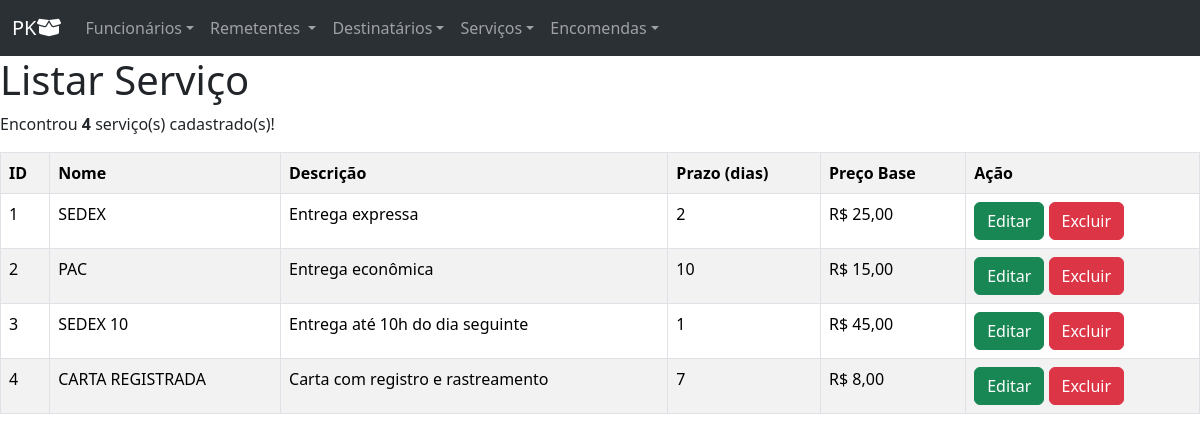
/?page=listar-servico, run on the app's committed database.
### tables this page shows
CREATE TABLE IF NOT EXISTS `tipo_servico` (
  `id_tipo_servico` INT NOT NULL AUTO_INCREMENT,
  `nome_servico` VARCHAR(50) NOT NULL,
  `descricao` VARCHAR(200) NULL,
  `prazo_dias` INT NULL,
  `preco_base` DECIMAL(10,2) NULL,
  PRIMARY KEY (`id_tipo_servico`));

### listar-servico.php (the view)
<h1>Listar Serviço</h1>
<?php
	$sql = "SELECT * FROM tipo_servico";
	$res = $conn->query($sql);
	$qtd = $res->num_rows;
	if ($qtd > 0) {
		print "<p>Encontrou <b>$qtd</b> serviço(s) cadastrado(s)!</p>";
		print "<table class='table table-bordered table-striped table-hover'>";
		print "<tr>";
		print "<th>ID</th>";
		print "<th>Nome</th>";
		print "<th>Descrição</th>";
		print "<th>Prazo (dias)</th>";
		print "<th>Preço Base</th>";
		print "<th>Ação</th>";
		print "</tr>";
		while ($row = $res->fetch_object()) {
			$preco = $row->preco_base ? 'R$ ' . number_format($row->preco_base, 2, ',', '.') : '-';
			print "<tr>";
			print "<td>".$row->id_tipo_servico."</td>";
			print "<td>".$row->nome_servico."</td>";
			print "<td>".($row->descricao ? $row->descricao : '-')."</td>";
			print "<td>".($row->prazo_dias ? $row->prazo_dias : '-')."</td>";
			print "<td>".$preco."</td>";
			print "<td>
				<button class='btn btn-success' onclick=\"location.href='?page=editar-servico&id_tipo_servico={$row->id_tipo_servico}';\">Editar</button>
				<button class='btn btn-danger' onclick=\"if(confirm('Tem certeza que deseja excluir?')){location.href='?page=salvar-servico&acao=excluir&id_tipo_servico={$row->id_tipo_servico}';}else{false}\">Excluir</button>
				</td>";
			print "</tr>";
		}
		print "</table>";
	} else {
		print "<p class='alert alert-warning'>Não há serviços cadastrados.</p>";
	}
?>

### index.php (shortened to what this page needs)
<!DOCTYPE html>
<html>
<head>
    <link rel="stylesheet" type="text/css" href="css/bootstrap.min.css">
    <link rel="stylesheet" href="https://cdnjs.cloudflare.com/ajax/libs/font-awesome/6.5.1/css/all.min.css">
</head>
<body>
  <nav class="navbar navbar-expand-lg bg-body-tertiary bg-dark" data-bs-theme="dark">
    <div class="container-fluid">
      <a class="navbar-brand" href="index.php">PK<i class="fa-solid fa-box-open"></i></a>
      <div class="collapse navbar-collapse" id="navbarSupportedContent">
        <ul class="navbar-nav me-auto mb-2 mb-lg-0">
          <li class="nav-item dropdown">
            <a class="nav-link dropdown-toggle" href="#" role="button" data-bs-toggle="dropdown" aria-expanded="false">Funcionários</a>
          </li>
          <li class="nav-item dropdown">
            <a class="nav-link dropdown-toggle" href="#" role="button" data-bs-toggle="dropdown" aria-expanded="false">
              Remetentes
            </a>
          </li>
          <li class="nav-item dropdown">
            <a class="nav-link dropdown-toggle" href="#" role="button" data-bs-toggle="dropdown" aria-expanded="false">Destinatários</a>
          </li>
          <li class="nav-item dropdown">
            <a class="nav-link dropdown-toggle" href="#" role="button" data-bs-toggle="dropdown" aria-expanded="false">Serviços</a>
          </li>
          <li class="nav-item dropdown">
            <a class="nav-link dropdown-toggle" href="#" role="button" data-bs-toggle="dropdown" aria-expanded="false">Encomendas</a>
          </li>
        </ul>
      </div>
    </div>
  </nav>
  <nav>
    <div class="conteiner mb-3">
      <div class="row">
        <div class="col">
          <?php
          include('config.php');
          switch (@$_REQUEST['page']) {
              case 'listar-servico':
                include('listar-servico.php');
                break;
          }
           ?>
        </div>
      </div>
    </div>
  </nav>
</body>
</html>

### data on the page
tipo_servico: id_tipo_servico "1", nome_servico "SEDEX", descricao "Entrega expressa", prazo_dias "2", preco_base "R$ 25,00"
tipo_servico: id_tipo_servico "2", nome_servico "PAC", descricao "Entrega econômica", prazo_dias "10", preco_base "R$ 15,00"
tipo_servico: id_tipo_servico "3", nome_servico "SEDEX 10", descricao "Entrega até 10h do dia seguinte", prazo_dias "1", preco_base "R$ 45,00"
tipo_servico: id_tipo_servico "4", nome_servico "CARTA REGISTRADA", descricao "Carta com registro e rastreamento", prazo_dias "7", preco_base "R$ 8,00"

### other printed values
$qtd "4"
